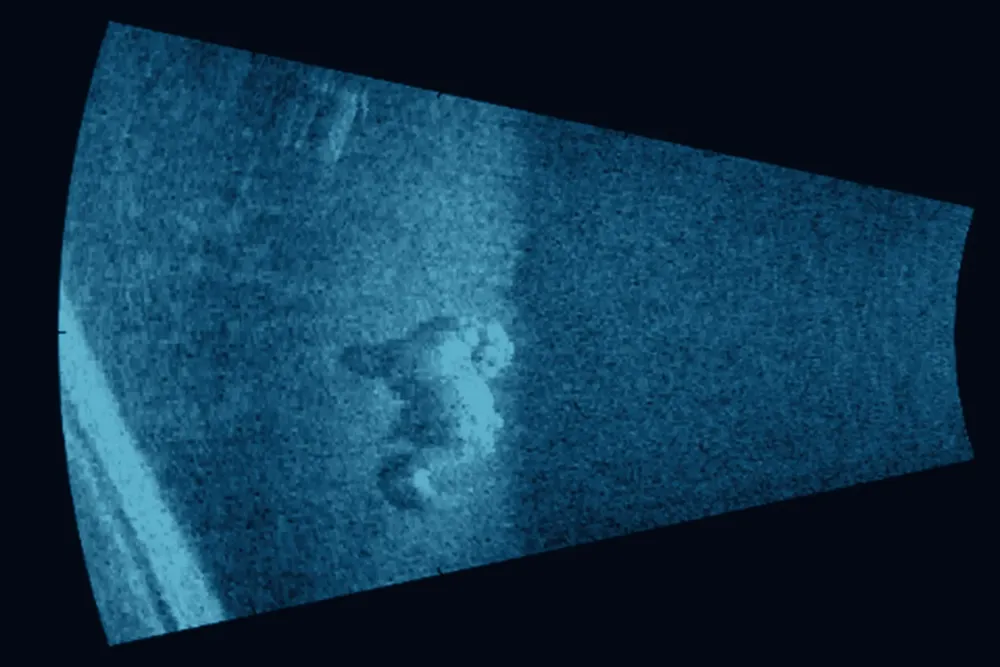
#> input picture frontend/src/assets/sonar-bg.webp, 1000 x 667 px, shrunk from 1920 x 1280 before the run
$ python -i candidates.py   (imports and definitions only)
#> lines starting #> are read from the running program, lines starting #| are printed output that depends on the picture; after the words box and inside, x2 and y2 are one past the last pixel; in counts of white or black regions, pixels touching at a corner belong together
"""Deterministic sonar-heuristic candidate generator (fallback detector).

Two complementary cues, combined:

1. **DoG blob response** — a Difference-of-Gaussians (scales ~3/11 px) fires
   on compact bright blobs (targets) and is near-zero on smooth seabed,
   ripples and speckle (which DoG suppresses at these scales).
2. **Row-CFAR confirmation** — pixels must also exceed the per-row
   median + k·MAD of their row (rows are range slices; the robust per-row
   statistics avoid the classic self-masking of windowed CFAR).

Seeds are dilated and closed into connected components, then filtered by
size, shape (no thin horizontal bands such as wall/waterline echoes) and
seed density (a real blob fills its box with seeds; a dilated thin edge
does not).  Candidate scores are deliberately conservative (0.35–0.65):
the verification stages decide the final confidence.
"""

from __future__ import annotations

from typing import Any

import cv2
import numpy as np

MIN_AREA = 250
MAX_AREA_FRAC = 0.30
MIN_DIM = 10
MAX_ASPECT = 12.0
DOG_K = 4.5
Z_CONFIRM = 1.5
SEED_DENSITY_MIN = 0.22


def detect_heuristic(gray: np.ndarray, meta: dict[str, Any] | None = None) -> list[dict]:
    meta = meta or {}
    hgt, wid = gray.shape
#> hgt = 667; wid = 1000
    g = gray.astype(np.float32)

    # --- cue 1: DoG blob response -------------------------------------------
    g1 = cv2.GaussianBlur(g, (0, 0), 2.5)
    g2 = cv2.GaussianBlur(g, (0, 0), 10.0)
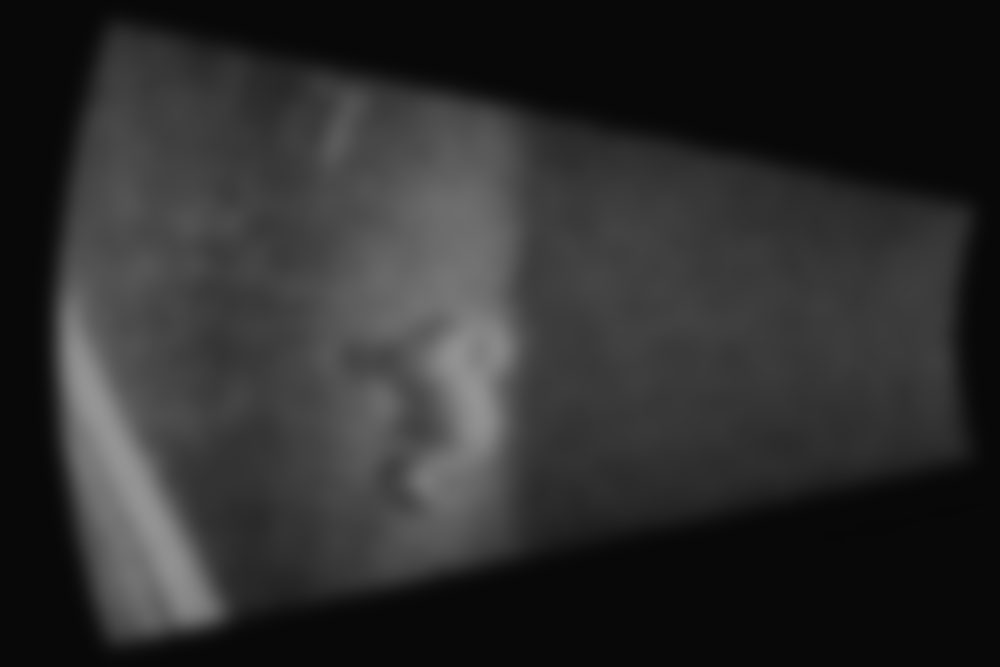
#> g2: shape (667, 1000) float32; min 8, max 149.8, mean 45.3
    dog = g1 - g2
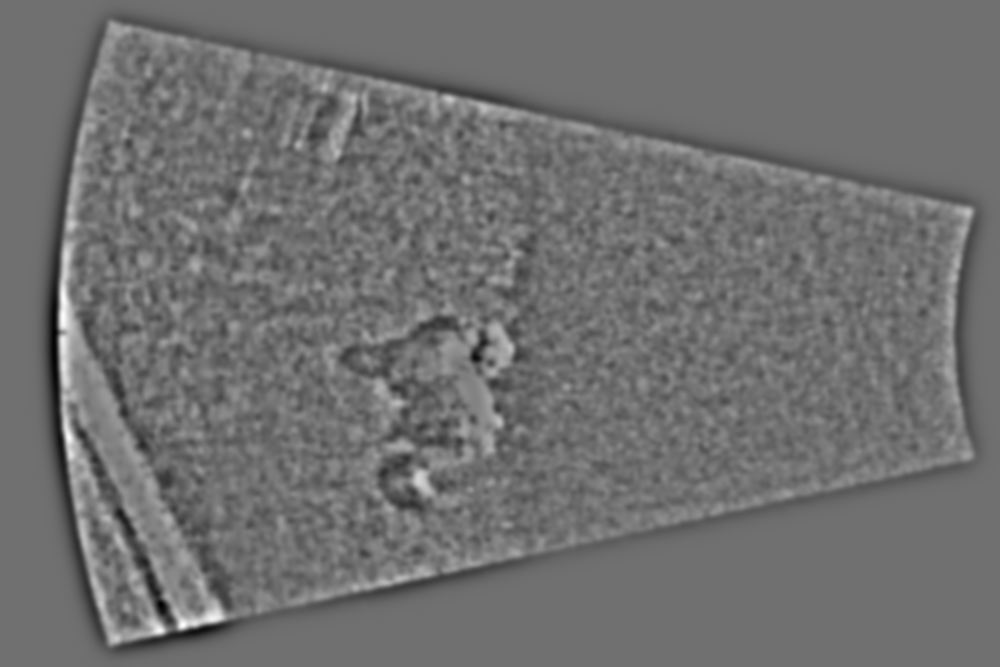
#> dog: shape (667, 1000) float32; min -40.79, max 51.81, mean 0; drawn with min black and max white
    dog_mad = float(np.median(np.abs(dog))) * 1.4826 + 1e-3
#> dog_mad = 2.63
    seeds = dog > DOG_K * dog_mad
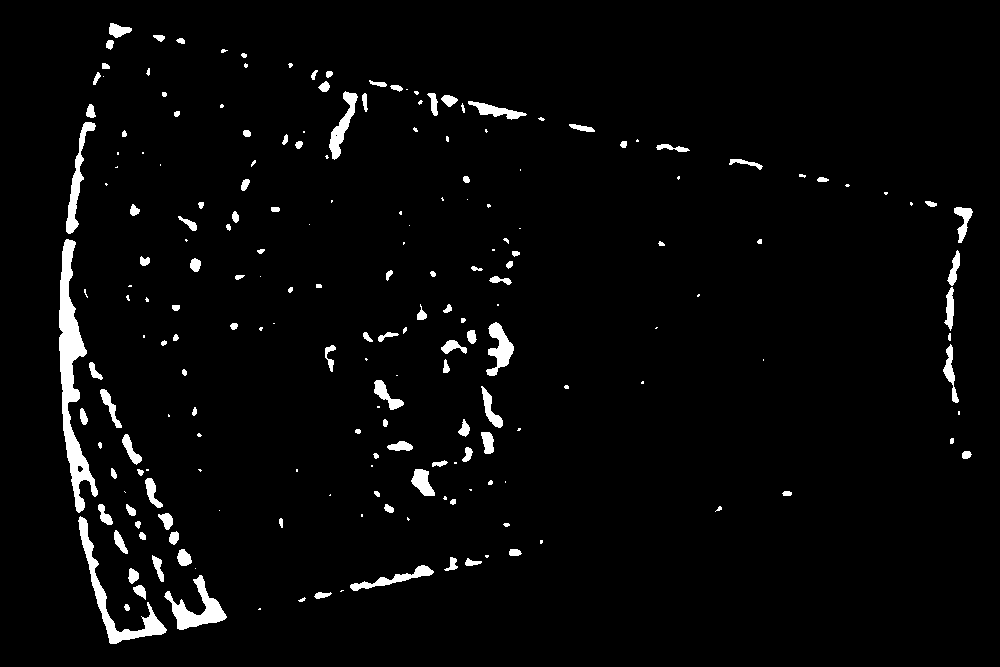
#> seeds: shape (667, 1000) bool; 3.1% white; 205 white regions (79 under 20 px), largest, box (x1, y1, x2, y2) and area: (59, 239, 98, 513) 3673, (78, 516, 167, 644) 1717, (164, 575, 227, 630) 1239

    # --- cue 2: row-CFAR confirmation ---------------------------------------
    gg = cv2.GaussianBlur(gray, (3, 3), 0).astype(np.float32)
    row_med = np.median(gg, axis=1, keepdims=True)
#> row_med = 667 values, max 68 at index 272, min 8 at index 0, mean 38.61
    row_sig = np.clip(1.4826 * np.median(np.abs(gg - row_med), axis=1, keepdims=True), 2.0, None)
#> row_sig = 667 values, max 54.86 at index 140, min 2 at index 0, mean 16.1
    zmap = (gg - row_med) / row_sig
    seeds &= zmap > Z_CONFIRM
#> seeds: shape (667, 1000) bool; 2.5% white; 160 white regions (71 under 20 px), largest, box (x1, y1, x2, y2) and area: (59, 241, 98, 497) 3375, (80, 527, 167, 644) 1627, (164, 575, 227, 630) 1239

    m: Any = seeds.astype(np.uint8)  # cv2 morphology returns Mat | ndarray; keep dtype-agnostic
    m = cv2.dilate(m, np.ones((7, 7), np.uint8))
#> m: shape (667, 1000); values 0 (black) and 1 (white), 6.4% white; 106 white regions, largest, box (x1, y1, x2, y2) and area: (56, 238, 106, 500) 6184, (97, 386, 230, 633) 5336, (77, 517, 170, 647) 3821
    m = cv2.morphologyEx(m, cv2.MORPH_CLOSE, np.ones((11, 11), np.uint8))
#> m: shape (667, 1000); values 0 (black) and 1 (white), 7.2% white; 55 white regions, largest, box (x1, y1, x2, y2) and area: (56, 218, 230, 647) 20719, (408, 301, 524, 508) 7157, (308, 67, 548, 163) 4935
    m = cv2.morphologyEx(m, cv2.MORPH_OPEN, np.ones((3, 3), np.uint8))
#> m: shape (667, 1000); values 0 (black) and 1 (white), 7.2% white; 61 white regions, largest, box (x1, y1, x2, y2) and area: (56, 218, 230, 647) 20715, (408, 301, 524, 508) 6637, (308, 67, 548, 163) 4935

    n, labels, stats, _ = cv2.connectedComponentsWithStats(m, connectivity=8)
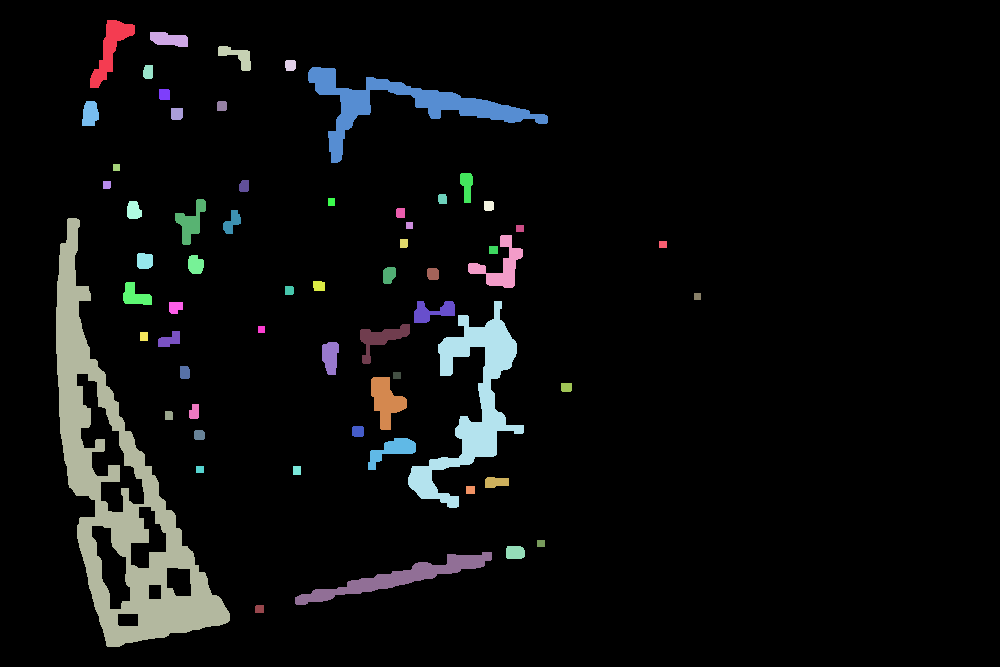
#> labels: shape (667, 1000) int32; 62 distinct labels, from 0 to 61; one colour per label, 0 black
#> n = 62; stats = 62 rows, first 6: [0, 0, 1000, 667, 619010], [90, 20, 45, 68, 1126], [150, 32, 38, 15, 432], [218, 46, 33, 25, 382], [285, 60, 11, 11, 113], [143, 65, 10, 14, 129]
    dets: list[dict] = []
    for i in range(1, n):
        area = int(stats[i, cv2.CC_STAT_AREA])
        if area < MIN_AREA or area > MAX_AREA_FRAC * hgt * wid:
            continue
        x, y, w, h = (
            int(stats[i, k]) for k in (cv2.CC_STAT_LEFT, cv2.CC_STAT_TOP, cv2.CC_STAT_WIDTH, cv2.CC_STAT_HEIGHT)
        )
        if w < MIN_DIM or h < MIN_DIM:
            continue
        if max(w, h) / max(min(w, h), 1) > MAX_ASPECT:
            continue  # thin horizontal band (wall / waterline echo)

        comp = labels == i
        seed_density = float(seeds[y : y + h, x : x + w][comp[y : y + h, x : x + w]].mean())
        if seed_density < SEED_DENSITY_MIN:
            continue

        comp_mask = comp[y : y + h, x : x + w].astype(np.uint8)
        contours, _ = cv2.findContours(comp_mask, cv2.RETR_EXTERNAL, cv2.CHAIN_APPROX_SIMPLE)
        if not contours:
            continue
        hull = cv2.convexHull(contours[0])
        hull_area = cv2.contourArea(hull)
        solidity = area / max(hull_area, 1.0)
        if solidity < 0.25:
            continue

        peak = float(dog[y : y + h, x : x + w].max())
        salience = min(1.0, peak / (6.0 * dog_mad))
        sparse_frac = bright_sparse_frac(gray, {"x": float(x), "y": float(y), "w": float(w), "h": float(h)})

        # Untyped debris by default: the heuristic detector cannot reliably
        # tell a net from a can.  `bright_sparse_frac` is recorded here and
        # the net-candidate re-tag happens in the classify stage, where the
        # same metric is combined with the artificial-probability prior.
        score = min(0.68, 0.32 + 0.36 * salience)
        dets.append(
            {
                "box": {"x": float(x), "y": float(y), "w": float(w), "h": float(h)},
                "class": "debris",
                "score": round(score, 3),
                "raw": {
                    "solidity": round(solidity, 3),
                    "salience": round(salience, 3),
                    "z_peak": round(float(zmap[y : y + h, x : x + w].max()), 2),
                    "sparse_bright_frac": round(sparse_frac, 3),
                    "seed_density": round(seed_density, 3),
                },
            }
        )
#> this loop made 61 passes
#> area on passes 4, 5, 7, 9, 10, 11, 13, 14, 15, 17, 18, 19: 113, 129, 119, 97, 140, 49, 63, 110, 85, 56, 223, 96
#> (area, x, y, w, h, seed_density, contours, hull_area) on passes 8, 25, 30, 37, 40, 44: (349, 82, 101, 17, 25, 0.298, 1 contour; box (x1, y1, x2, y2) and area: (0, 0, 17, 25) 313, 334), (1053, 468, 235, 55, 53, 0.227, 1 contour; box (x1, y1, x2, y2) and area: (0, 0, 55, 53) 940, 1926), (252, 188, 255, 16, 19, 0.294, 1 contour; box (x1, y1, x2, y2) and area: (0, 0, 16, 19) 224, 236.5), (517, 414, 301, 41, 22, 0.255, 1 contour; box (x1, y1, x2, y2) and area: (0, 0, 41, 22) 454, 724.5), (758, 360, 324, 50, 40, 0.22, 1 contour; box (x1, y1, x2, y2) and area: (0, 0, 50, 40) 675, 1192.5), (444, 322, 342, 17, 33, 0.288, 1 contour; box (x1, y1, x2, y2) and area: (0, 0, 17, 33) 402, 432)
#> pass 1, in detect_heuristic, `comp = labels == i`:
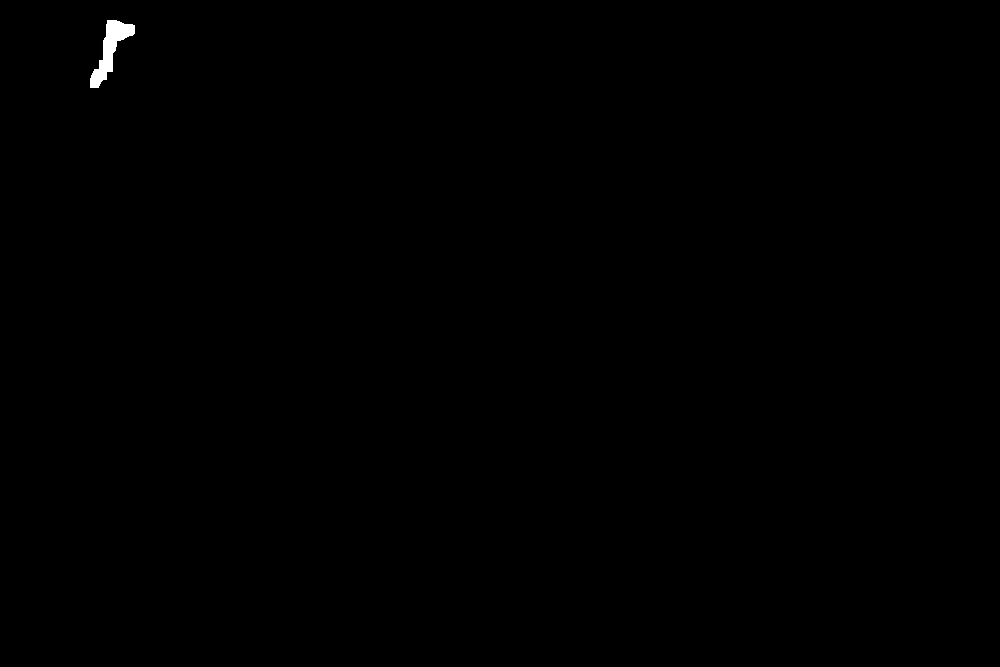
#> comp: shape (667, 1000) bool; 0.17% white; 1 white region, box (x1, y1, x2, y2) and area: (90, 20, 135, 88) 1126
#> pass 1, in bright_sparse_frac, `crop = gray[y0:y1, x0:x1].astype(np.float32)`:
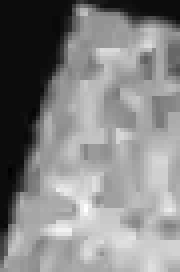
#> crop: shape (68, 45) float32 (shown 4 times larger); min 4, max 85, mean 46.5; drawn with min black and max white
#> after the loop:
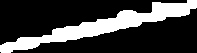
#> comp_mask: shape (53, 197); values 0 (black) and 1 (white), 24.9% white; 1 white region, box (x1, y1, x2, y2) and area: (0, 0, 197, 53) 2605
#> after the loop, dets = 13 items
    return dets


def bright_sparse_frac(gray: np.ndarray, box: dict, k: float = 3.0) -> float:
    """Fraction of the box pixels far above the box-local background.

    Filament tangles (ghost nets) are *sparse*: a modest fraction of the box
    is extremely bright, the rest is seabed.  Solid targets (pipes, cans,
    wreck plating) fill most of their box at one brightness level, so this
    fraction is ~0 there (the box median sits inside the target).
    """
    hgt, wid = gray.shape
    x0, y0 = max(0, int(box["x"])), max(0, int(box["y"]))
    x1, y1 = min(wid, int(box["x"] + box["w"])), min(hgt, int(box["y"] + box["h"]))
    crop = gray[y0:y1, x0:x1].astype(np.float32)
    if crop.size < 200:
        return 0.0
    med = float(np.median(crop))
    mad = float(np.median(np.abs(crop - med)))
    thr = med + k * max(1.4826 * mad, 4.0)
    return float((crop > thr).mean())

>>> import cv2
>>> picture = cv2.imread('../../../frontend/src/assets/sonar-bg.webp', cv2.IMREAD_GRAYSCALE)
>>> result = detect_heuristic(picture)
#> result = 13 items

$ run again, on frontend/src/assets/underwater-seascape.webp
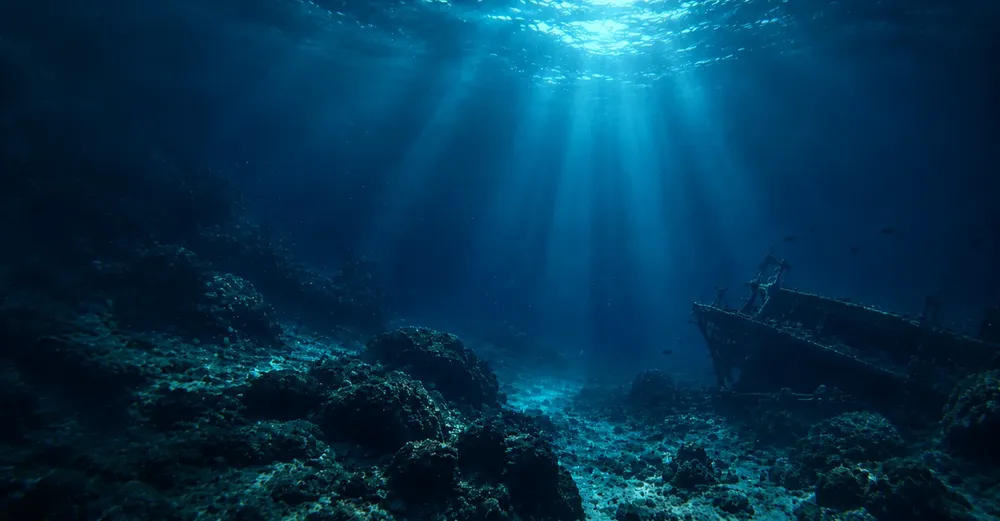
#> input picture frontend/src/assets/underwater-seascape.webp, 1000 x 521 px, shrunk from 1738 x 905 before the run
#> dog_mad = 1.71
#> in detect_heuristic, `seeds = dog > DOG_K * dog_mad`:
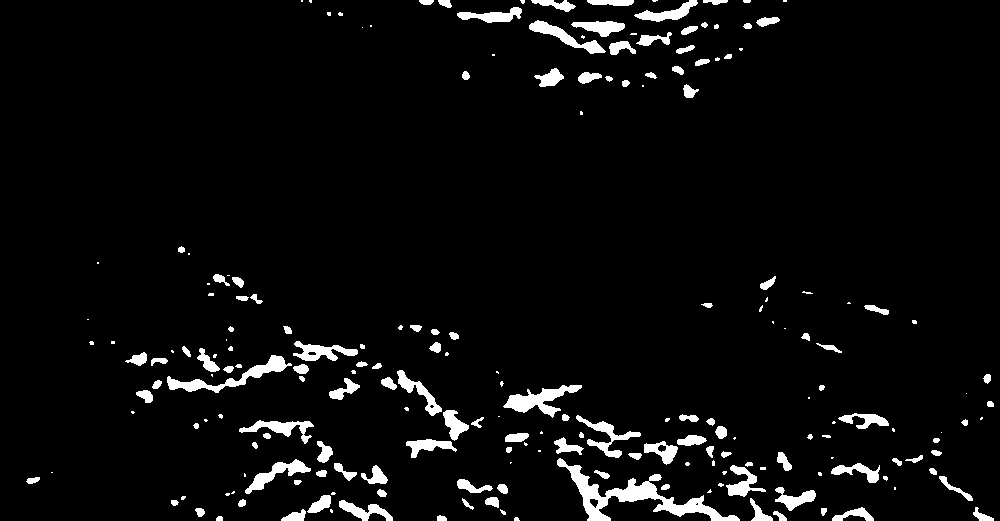
#> seeds: shape (521, 1000) bool; 4.7% white; 207 white regions (75 under 20 px), largest, box (x1, y1, x2, y2) and area: (557, 458, 740, 521) 2672, (167, 355, 292, 393) 1103, (503, 385, 582, 418) 1023
#> row_med = 521 values, max 59 at index 49, min 18 at index 406, mean 33.99
#> row_sig = 521 values, max 45.96 at index 49, min 10.38 at index 399, mean 21.7
#> labels: shape (521, 1000) int32; 30 distinct labels, from 0 to 29
#> n = 30; stats = 30 rows, first 6: [0, 0, 1000, 521, 456400], [418, 0, 37, 10, 255], [456, 0, 296, 101, 11156], [781, 0, 9, 4, 36], [743, 16, 37, 15, 335], [491, 51, 7, 7, 49]
#> the loop in detect_heuristic, `for i in range(1, n):` made 29 passes
#> area on passes 3, 5, 7, 10, 12, 15, 16, 17: 36, 49, 89, 171, 56, 86, 72, 56
#> after the loop in detect_heuristic, `for i in range(1, n):`:
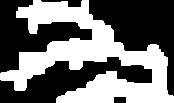
#> comp_mask: shape (103, 174); values 0 (black) and 1 (white), 44.1% white; 1 white region, box (x1, y1, x2, y2) and area: (0, 0, 174, 103) 7898
#> after the loop in detect_heuristic, `for i in range(1, n):`: dets = 5 items
